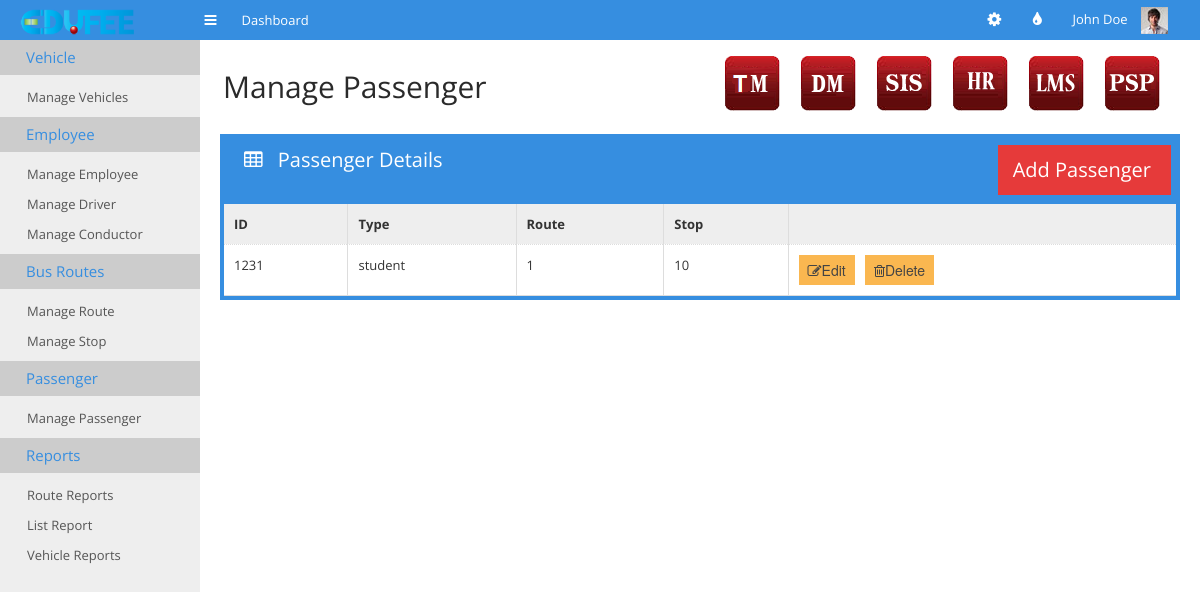
/tm-manage-passenger.php, run on an earlier commit of the app's database.
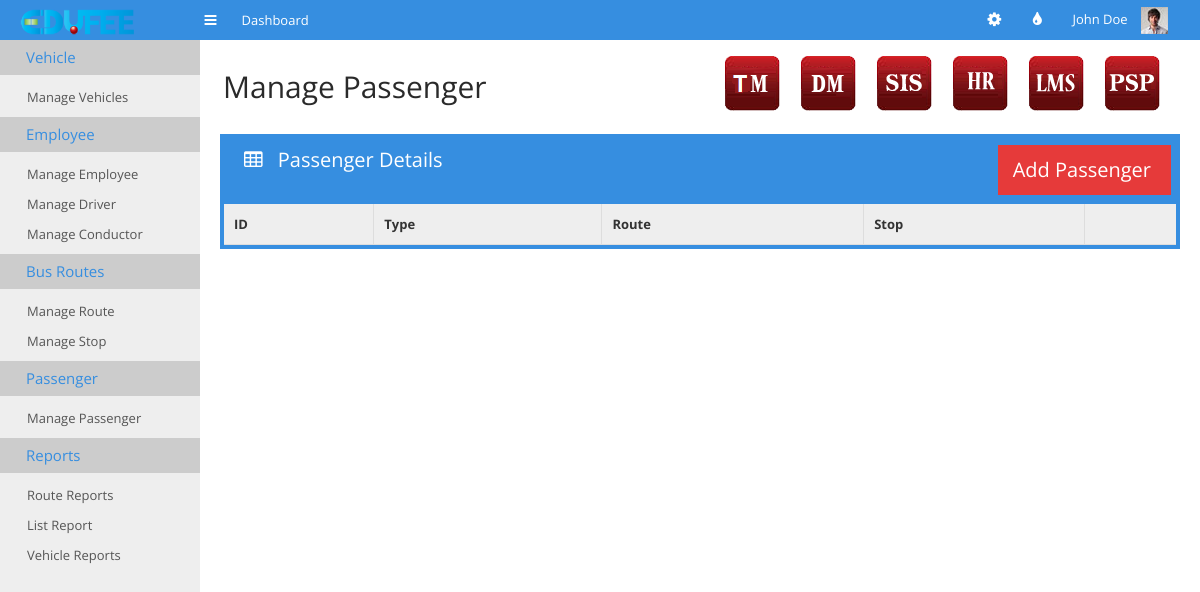
And on a later commit of the database.
### tables this page shows
CREATE TABLE IF NOT EXISTS `tm_passengers` (
  `institute_id` int(11) NOT NULL,
  `id` int(11) NOT NULL,
  `route` int(11) DEFAULT NULL,
  `stop` int(11) DEFAULT NULL,
  `type` varchar(15) NOT NULL,
  PRIMARY KEY (`id`)
);

### tm-manage-passenger.php (the view, shortened to what this page needs)
 <!doctype html>
<html>
<head>
	<link rel="stylesheet" href="css/bootstrap.min.css">
	<link rel="stylesheet" href="css/bootstrap-responsive.min.css">
	<link rel="stylesheet" href="css/plugins/jquery-ui/smoothness/jquery-ui.css">
	<link rel="stylesheet" href="css/plugins/jquery-ui/smoothness/jquery.ui.theme.css">
	<link rel="stylesheet" href="css/style.css">
	<link rel="stylesheet" href="css/themes.css">
</head>
<body>
	<div id="navigation">
		<div class="container-fluid">
			<a href="#" id="brand"></a>
			<a href="#" class="toggle-nav" rel="tooltip" data-placement="bottom" title="Toggle navigation"><i class="icon-reorder"></i></a>
			<ul class='main-nav'>
				<li>
					<a href="index.html">
						<span>Dashboard</span>
					</a>
				</li>
			</ul>
			<div class="user">
				<ul class="icon-nav">
					<li class="dropdown sett">
						<a href="#" class='dropdown-toggle' data-toggle="dropdown"><i class="icon-cog"></i></a>
					</li>
					<li class='dropdown colo'>
						<a href="#" class='dropdown-toggle' data-toggle="dropdown"><i class="icon-tint"></i></a>
					</li>
				</ul>
				<div class="dropdown">
					<a href="#" class='dropdown-toggle' data-toggle="dropdown">John Doe <img src="img/demo/user-avatar.jpg" alt=""></a>
				</div>
			</div>
		</div>
	</div>
	<div class="container-fluid" id="content">
		<?php
require_once "cms.php";
?>
		<div id="main">
			<div class="container-fluid">
				<div class="page-header">
					<div class="pull-left">
						<h1>Manage Passenger</h1>
					</div>
					<div class="pull-right">
					    <ul class="minitiles" style="display:inline !important;">
					    	<li><a href="tm_main.html"><img src="img/tm_icon.png" alt=""></a></li>
					        <li><a href="http://www.edufee.com/subscribe_donation/"><img src="img/dm_icon.png" alt=""></a></li>
					        <li> <a href="http://www.edufee.com/SIS/home/"><img src="img/sis_icon.png" alt="" style="border:none;" border="0"/></a> </li>
					    	<li><a href="http://www.edufee.com/hrm/symfony/web/index.php/admin/LandingPage"><img src="img/hr_icon.png" alt=""></a></li>
					        <li> <a href="http://www.edufee.com/openbiblio/catalog/home.php"><img src="img/lms_icon.png" alt="" style="border:none;" border="0"/></a> </li>
					      <li><a href="http://www.edufee.com/psp_dashboard/psp"><img src="img/psp_icon.png" alt="" border="0"/>
					      </a></li>
					    </ul>
					</div>
				</div>
			<div class="row-fluid">
					<div class="span12">
						<div class="box box-color box-bordered">
							<div class="box-title">
								<h3>
									<i class="icon-table"></i>
									Passenger Details
								</h3>
								<div class="pull-right" style="margin-right: 5px;">
									<ul class="pull-right stats"><li class="lightred">
											<a href="tm-add-passenger.php">
												<div  style="margin-right: 5px;">
													<h3>Add Passenger</h3>
												</div>
											</a>
										</li></ul>
								</div>
							</div>
							<div class="box-content nopadding">
								<table class="table table-hover table-nomargin table-bordered">
									<thead>
										<tr>
											<th>ID</th>
											<th>Type</th>
											<th>Route</th>
											<th class='hidden-350'>Stop</th>
											<th></th>
										</tr>
									</thead>
									<tbody>
									<?php
										require_once "datas.php";
										$dbconnection = connectSQL($dbdetails);
										if(mysqli_connect_errno())
								        {
								            echo "db_connection_fail";
								        }
								        else
								        {
								        	$sql="select * from tm_passengers";
								        	$result=mysqli_query($dbconnection,$sql);
								        	while($row=mysqli_fetch_array($result))
											{
												echo '<tr><td>'.$row['id'].'</td><td>'.$row['type'].'</td><td>'.$row['route'].'</td><td class="hidden-350">'
													.$row['stop'].'</td><td><button class="edit btn btn-warning" value="'.$row['id']
													.'"><i class="icon-edit"></i>Edit</button><span>&nbsp&nbsp</span>
                                            <button class="delete btn btn-warning" value="'.$row['id']
													.'"><i class="icon-trash"></i>Delete</button></td></tr>';
											}
								        }
									?>
									</tbody>
								</table>
							</div>
						</div>
					</div>
				</div>
			</div>
		</div>
</body>
</html>

What changed in the data, as far as the page shows it:
removed tm_passengers: id "1231", type "student", route "1", stop "10"
